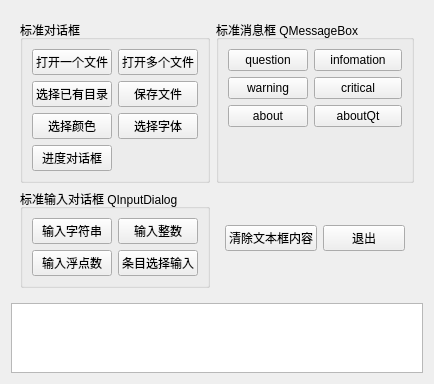
<?xml version="1.0" encoding="UTF-8"?>
<ui version="4.0">
 <class>Widget</class>
 <widget class="QWidget" name="Widget">
  <property name="geometry">
   <rect>
    <x>0</x>
    <y>0</y>
    <width>434</width>
    <height>364</height>
   </rect>
  </property>
  <property name="windowTitle">
   <string>Widget</string>
  </property>
  <layout class="QVBoxLayout" name="verticalLayout">
   <item>
    <widget class="QWidget" name="widget_2" native="true">
     <layout class="QFormLayout" name="formLayout_4">
      <item row="0" column="0">
       <widget class="QGroupBox" name="groupBox">
        <property name="title">
         <string>标准对话框</string>
        </property>
        <layout class="QFormLayout" name="formLayout">
         <item row="0" column="0">
          <widget class="QPushButton" name="btn_std_open_file">
           <property name="text">
            <string>打开一个文件</string>
           </property>
          </widget>
         </item>
         <item row="0" column="1">
          <widget class="QPushButton" name="btn_std_open_files">
           <property name="text">
            <string>打开多个文件</string>
           </property>
          </widget>
         </item>
         <item row="1" column="0">
          <widget class="QPushButton" name="btn_std_chose_folder">
           <property name="text">
            <string>选择已有目录</string>
           </property>
          </widget>
         </item>
         <item row="1" column="1">
          <widget class="QPushButton" name="btn_std_save_file">
           <property name="text">
            <string>保存文件</string>
           </property>
          </widget>
         </item>
         <item row="2" column="0">
          <widget class="QPushButton" name="btn_std_select_color">
           <property name="text">
            <string>选择颜色</string>
           </property>
          </widget>
         </item>
         <item row="2" column="1">
          <widget class="QPushButton" name="btn_std_select_font">
           <property name="text">
            <string>选择字体</string>
           </property>
          </widget>
         </item>
         <item row="3" column="0">
          <widget class="QPushButton" name="btn_std_progress">
           <property name="text">
            <string>进度对话框</string>
           </property>
          </widget>
         </item>
        </layout>
       </widget>
      </item>
      <item row="0" column="1">
       <widget class="QGroupBox" name="groupBox_2">
        <property name="title">
         <string>标准消息框 QMessageBox</string>
        </property>
        <layout class="QFormLayout" name="formLayout_2">
         <item row="0" column="0">
          <widget class="QPushButton" name="btn_info_q">
           <property name="text">
            <string>question</string>
           </property>
          </widget>
         </item>
         <item row="0" column="1">
          <widget class="QPushButton" name="btn_info_info">
           <property name="text">
            <string>infomation</string>
           </property>
          </widget>
         </item>
         <item row="1" column="0">
          <widget class="QPushButton" name="btn_info_w">
           <property name="text">
            <string>warning</string>
           </property>
          </widget>
         </item>
         <item row="1" column="1">
          <widget class="QPushButton" name="btn_info_critical">
           <property name="text">
            <string>critical</string>
           </property>
          </widget>
         </item>
         <item row="2" column="0">
          <widget class="QPushButton" name="btn_info_about">
           <property name="text">
            <string>about</string>
           </property>
          </widget>
         </item>
         <item row="2" column="1">
          <widget class="QPushButton" name="btn_info_aboutQt">
           <property name="text">
            <string>aboutQt</string>
           </property>
          </widget>
         </item>
        </layout>
       </widget>
      </item>
      <item row="1" column="0">
       <widget class="QGroupBox" name="groupBox_3">
        <property name="title">
         <string>标准输入对话框 QInputDialog</string>
        </property>
        <layout class="QFormLayout" name="formLayout_3">
         <item row="0" column="0">
          <widget class="QPushButton" name="btn_in_chars">
           <property name="text">
            <string>输入字符串</string>
           </property>
          </widget>
         </item>
         <item row="0" column="1">
          <widget class="QPushButton" name="btn_in_int">
           <property name="text">
            <string>输入整数</string>
           </property>
          </widget>
         </item>
         <item row="1" column="0">
          <widget class="QPushButton" name="btn_in_float">
           <property name="text">
            <string>输入浮点数</string>
           </property>
          </widget>
         </item>
         <item row="1" column="1">
          <widget class="QPushButton" name="btn_in_combo">
           <property name="text">
            <string>条目选择输入</string>
           </property>
          </widget>
         </item>
        </layout>
       </widget>
      </item>
      <item row="1" column="1">
       <widget class="QWidget" name="widget" native="true">
        <layout class="QHBoxLayout" name="horizontalLayout">
         <item>
          <widget class="QPushButton" name="btn_exit">
           <property name="text">
            <string>清除文本框内容</string>
           </property>
          </widget>
         </item>
         <item>
          <widget class="QPushButton" name="btn_plt_clear">
           <property name="text">
            <string>退出</string>
           </property>
          </widget>
         </item>
        </layout>
       </widget>
      </item>
     </layout>
    </widget>
   </item>
   <item>
    <widget class="QPlainTextEdit" name="plainTextEdit"/>
   </item>
  </layout>
 </widget>
 <resources/>
 <connections>
  <connection>
   <sender>btn_exit</sender>
   <signal>clicked()</signal>
   <receiver>Widget</receiver>
   <slot>close()</slot>
   <hints>
    <hint type="sourcelabel">
     <x>274</x>
     <y>222</y>
    </hint>
    <hint type="destinationlabel">
     <x>216</x>
     <y>181</y>
    </hint>
   </hints>
  </connection>
 </connections>
</ui>
